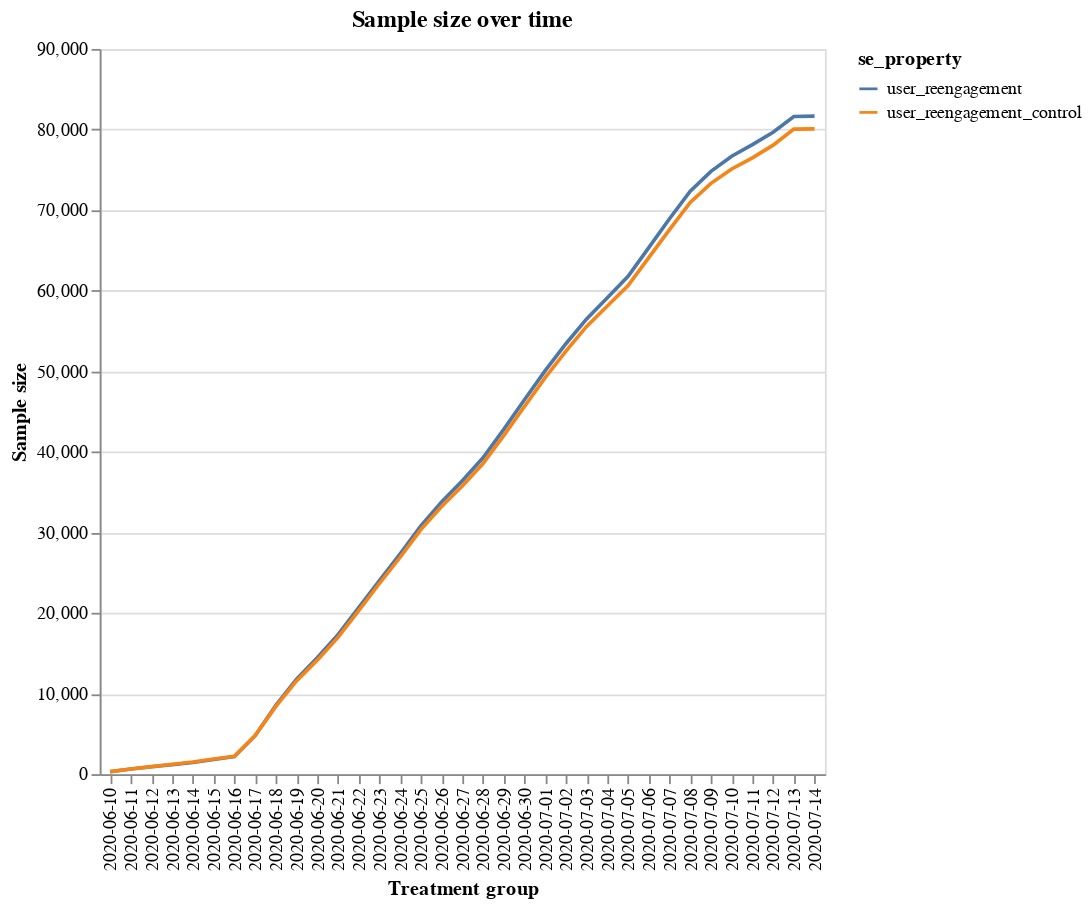

Notebook code for this chart:
### Markdown cell above
We started the rollout at only 5% of traffic. Since 16th of June 2020 we have rolled it out to 60% of traffic. 

Note that the experiment started before June 10th, but we decide to drop the traffic prior that due to a bug that affected the variant.

### Code cell
df = pd.read_csv("user_reengagement.csv")

# keep only first screen.
df = df.loc[df["step"] == "signup-start", :]

# go down to unique level for each event and keep only the first event for each user.
df["rn"] = (
    df.sort_values(["created"], ascending=[True]).groupby("rank_column").cumcount()
)
df = df.loc[df["rn"] == 0, :]

# drop samples before June 10th.
df["day"] = pd.to_datetime(df["created"]).dt.date
df = df.loc[df["day"] >= pd.to_datetime("2020-06-10"), :]
df = df.loc[df["day"] < pd.to_datetime(datetime.now()), :]

# drop users that were already customers.
df = df.loc[
    (pd.to_datetime(df["user_created"]) >= pd.to_datetime("2020-06-10"))
    | (df["user_created"].isna() == True),
    :,
]

# show sample size.
df = df.groupby(["se_property", "day"])["rank_column"].agg("nunique").reset_index()

# make it cumulative
df["cumulative_sample"] = df.groupby(["se_property"])["rank_column"].cumsum()
df["day"] = df["day"].astype(str)

alt.Chart(df).mark_line().encode(
    x=alt.X("day", axis=alt.Axis(title="Treatment group")),
    y=alt.Y("cumulative_sample:Q", axis=alt.Axis(title="Sample size")),
    color="se_property:N",
).properties(width=400, height=400, title="Sample size over time")

### Figure 1 — Vega-Lite specification as saved in the notebook (floating-point values rounded to 4 significant figures)
{"config": {"view": {"continuousWidth": 400, "continuousHeight": 300}}, "data": {"name": "data-5f3eb397ee8dfe8db2adf821ac795778"}, "mark": "line", "encoding": {"color": {"type": "nominal", "field": "se_property"}, "x": {"type": "nominal", "axis": {"title": "Treatment group"}, "field": "day"}, "y": {"type": "quantitative", "axis": {"title": "Sample size"}, "field": "cumulative_sample"}}, "height": 400, "title": "Sample size over time", "width": 400, "$schema": "https://vega.github.io/schema/vega-lite/v4.0.2.json", "datasets": {"data-5f3eb397ee8dfe8db2adf821ac795778": [{"se_property": "user_reengagement", "day": "2020-06-10", "rank_column": 292, "cumulative_sample": 292}, {"se_property": "user_reengagement", "day": "2020-06-11", "rank_column": 346, "cumulative_sample": 638}, {"se_property": "user_reengagement", "day": "2020-06-12", "rank_column": 277, "cumulative_sample": 915}, {"se_property": "user_reengagement", "day": "2020-06-13", "rank_column": 255, "cumulative_sample": 1170}, {"se_property": "user_reengagement", "day": "2020-06-14", "rank_column": 282, "cumulative_sample": 1452}, {"se_property": "user_reengagement", "day": "2020-06-15", "rank_column": 361, "cumulative_sample": 1813}, {"se_property": "user_reengagement", "day": "2020-06-16", "rank_column": 383, "cumulative_sample": 2196}, {"se_property": "user_reengagement", "day": "2020-06-17", "rank_column": 2575, "cumulative_sample": 4771}, {"se_property": "user_reengagement", "day": "2020-06-18", "rank_column": 3756, "cumulative_sample": 8527}, {"se_property": "user_reengagement", "day": "2020-06-19", "rank_column": 3243, "cumulative_sample": 11770}, {"se_property": "user_reengagement", "day": "2020-06-20", "rank_column": 2675, "cumulative_sample": 14445}, {"se_property": "user_reengagement", "day": "2020-06-21", "rank_column": 2875, "cumulative_sample": 17320}, {"se_property": "user_reengagement", "day": "2020-06-22", "rank_column": 3338, "cumulative_sample": 20658}, {"se_property": "user_reengagement", "day": "2020-06-23", "rank_column": 3361, "cumulative_sample": 24019}, {"se_property": "user_reengagement", "day": "2020-06-24", "rank_column": 3320, "cumulative_sample": 27339}, {"se_property": "user_reengagement", "day": "2020-06-25", "rank_column": 3465, "cumulative_sample": 30804}, {"se_property": "user_reengagement", "day": "2020-06-26", "rank_column": 2972, "cumulative_sample": 33776}, {"se_property": "user_reengagement", "day": "2020-06-27", "rank_column": 2634, "cumulative_sample": 36410}, {"se_property": "user_reengagement", "day": "2020-06-28", "rank_column": 2853, "cumulative_sample": 39263}, {"se_property": "user_reengagement", "day": "2020-06-29", "rank_column": 3528, "cumulative_sample": 42791}, {"se_property": "user_reengagement", "day": "2020-06-30", "rank_column": 3673, "cumulative_sample": 46464}, {"se_property": "user_reengagement", "day": "2020-07-01", "rank_column": 3621, "cumulative_sample": 50085}, {"se_property": "user_reengagement", "day": "2020-07-02", "rank_column": 3329, "cumulative_sample": 53414}, {"se_property": "user_reengagement", "day": "2020-07-03", "rank_column": 3086, "cumulative_sample": 56500}, {"se_property": "user_reengagement", "day": "2020-07-04", "rank_column": 2629, "cumulative_sample": 59129}, {"se_property": "user_reengagement", "day": "2020-07-05", "rank_column": 2651, "cumulative_sample": 61780}, {"se_property": "user_reengagement", "day": "2020-07-06", "rank_column": 3559, "cumulative_sample": 65339}, {"se_property": "user_reengagement", "day": "2020-07-07", "rank_column": 3586, "cumulative_sample": 68925}, {"se_property": "user_reengagement", "day": "2020-07-08", "rank_column": 3428, "cumulative_sample": 72353}, {"se_property": "user_reengagement", "day": "2020-07-09", "rank_column": 2456, "cumulative_sample": 74809}, {"se_property": "user_reengagement", "day": "2020-07-10", "rank_column": 1875, "cumulative_sample": 76684}, {"se_property": "user_reengagement", "day": "2020-07-11", "rank_column": 1447, "cumulative_sample": 78131}, {"se_property": "user_reengagement", "day": "2020-07-12", "rank_column": 1533, "cumulative_sample": 79664}, {"se_property": "user_reengagement", "day": "2020-07-13", "rank_column": 1957, "cumulative_sample": 81621}, {"se_property": "user_reengagement", "day": "2020-07-14", "rank_column": 38, "cumulative_sample": 81659}, {"se_property": "user_reengagement_control", "day": "2020-06-10", "rank_column": 316, "cumulative_sample": 316}, {"se_property": "user_reengagement_control", "day": "2020-06-11", "rank_column": 331, "cumulative_sample": 647}, {"se_property": "user_reengagement_control", "day": "2020-06-12", "rank_column": 286, "cumulative_sample": 933}, {"se_property": "user_reengagement_control", "day": "2020-06-13", "rank_column": 287, "cumulative_sample": 1220}, {"se_property": "user_reengagement_control", "day": "2020-06-14", "rank_column": 291, "cumulative_sample": 1511}, {"se_property": "user_reengagement_control", "day": "2020-06-15", "rank_column": 369, "cumulative_sample": 1880}, {"se_property": "user_reengagement_control", "day": "2020-06-16", "rank_column": 339, "cumulative_sample": 2219}, {"se_property": "user_reengagement_control", "day": "2020-06-17", "rank_column": 2558, "cumulative_sample": 4777}, {"se_property": "user_reengagement_control", "day": "2020-06-18", "rank_column": 3634, "cumulative_sample": 8411}, {"se_property": "user_reengagement_control", "day": "2020-06-19", "rank_column": 3164, "cumulative_sample": 11575}, {"se_property": "user_reengagement_control", "day": "2020-06-20", "rank_column": 2576, "cumulative_sample": 14151}, {"se_property": "user_reengagement_control", "day": "2020-06-21", "rank_column": 2816, "cumulative_sample": 16967}, {"se_property": "user_reengagement_control", "day": "2020-06-22", "rank_column": 3333, "cumulative_sample": 20300}, {"se_property": "user_reengagement_control", "day": "2020-06-23", "rank_column": 3359, "cumulative_sample": 23659}, {"se_property": "user_reengagement_control", "day": "2020-06-24", "rank_column": 3257, "cumulative_sample": 26916}, {"se_property": "user_reengagement_control", "day": "2020-06-25", "rank_column": 3433, "cumulative_sample": 30349}, {"se_property": "user_reengagement_control", "day": "2020-06-26", "rank_column": 2863, "cumulative_sample": 33212}, {"se_property": "user_reengagement_control", "day": "2020-06-27", "rank_column": 2556, "cumulative_sample": 35768}, {"se_property": "user_reengagement_control", "day": "2020-06-28", "rank_column": 2780, "cumulative_sample": 38548}, {"se_property": "user_reengagement_control", "day": "2020-06-29", "rank_column": 3461, "cumulative_sample": 42009}, {"se_property": "user_reengagement_control", "day": "2020-06-30", "rank_column": 3620, "cumulative_sample": 45629}, {"se_property": "user_reengagement_control", "day": "2020-07-01", "rank_column": 3587, "cumulative_sample": 49216}, {"se_property": "user_reengagement_control", "day": "2020-07-02", "rank_column": 3282, "cumulative_sample": 52498}, {"se_property": "user_reengagement_control", "day": "2020-07-03", "rank_column": 3075, "cumulative_sample": 55573}, {"se_property": "user_reengagement_control", "day": "2020-07-04", "rank_column": 2529, "cumulative_sample": 58102}, {"se_property": "user_reengagement_control", "day": "2020-07-05", "rank_column": 2533, "cumulative_sample": 60635}, {"se_property": "user_reengagement_control", "day": "2020-07-06", "rank_column": 3475, "cumulative_sample": 64110}, {"se_property": "user_reengagement_control", "day": "2020-07-07", "rank_column": 3460, "cumulative_sample": 67570}, {"se_property": "user_reengagement_control", "day": "2020-07-08", "rank_column": 3376, "cumulative_sample": 70946}, {"se_property": "user_reengagement_control", "day": "2020-07-09", "rank_column": 2375, "cumulative_sample": 73321}, {"se_property": "user_reengagement_control", "day": "2020-07-10", "rank_column": 1787, "cumulative_sample": 75108}, {"se_property": "user_reengagement_control", "day": "2020-07-11", "rank_column": 1371, "cumulative_sample": 76479}, {"se_property": "user_reengagement_control", "day": "2020-07-12", "rank_column": 1581, "cumulative_sample": 78060}, {"se_property": "user_reengagement_control", "day": "2020-07-13", "rank_column": 1995, "cumulative_sample": 80055}, {"se_property": "user_reengagement_control", "day": "2020-07-14", "rank_column": 25, "cumulative_sample": 80080}]}}
